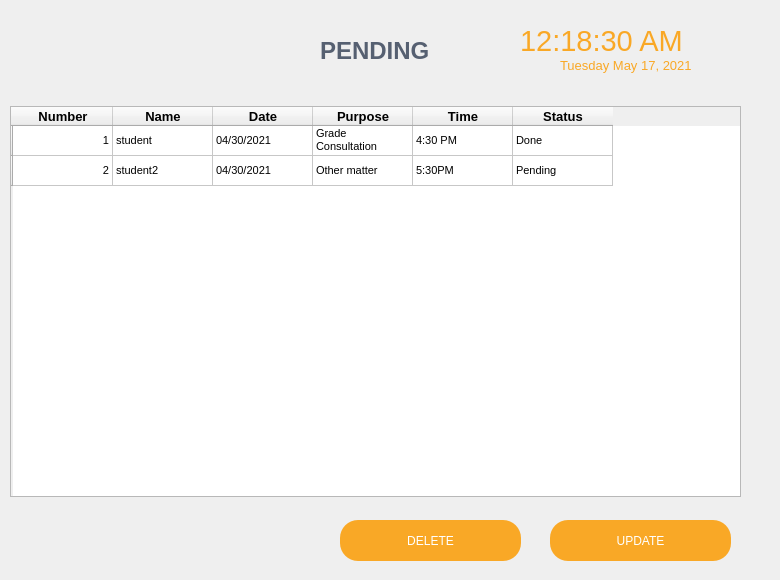
   <widget class="QWidget" name="Pending">
    <widget class="QTableWidget" name="tableWidget_4">
     <property name="geometry">
      <rect>
       <x>10</x>
       <y>106</y>
       <width>731</width>
       <height>391</height>
      </rect>
     </property>
     <property name="sizePolicy">
      <sizepolicy hsizetype="Preferred" vsizetype="Preferred">
       <horstretch>0</horstretch>
       <verstretch>0</verstretch>
      </sizepolicy>
     </property>
     <property name="maximumSize">
      <size>
       <width>16777215</width>
       <height>16777215</height>
      </size>
     </property>
     <property name="font">
      <font>
       <family>MS Shell Dlg 2</family>
       <pointsize>8</pointsize>
       <weight>50</weight>
       <italic>false</italic>
       <bold>false</bold>
      </font>
     </property>
     <property name="styleSheet">
      <string notr="true"/>
     </property>
     <row>
      <property name="text">
       <string/>
      </property>
     </row>
     <row>
      <property name="text">
       <string/>
      </property>
     </row>
     <column>
      <property name="text">
       <string>Number</string>
      </property>
      <property name="font">
       <font>
        <pointsize>10</pointsize>
        <weight>75</weight>
        <bold>true</bold>
       </font>
      </property>
     </column>
     <column>
      <property name="text">
       <string>Name</string>
      </property>
      <property name="font">
       <font>
        <pointsize>10</pointsize>
        <weight>75</weight>
        <bold>true</bold>
       </font>
      </property>
     </column>
     <column>
      <property name="text">
       <string>Date</string>
      </property>
      <property name="font">
       <font>
        <pointsize>10</pointsize>
        <weight>75</weight>
        <bold>true</bold>
       </font>
      </property>
     </column>
     <column>
      <property name="text">
       <string>Purpose</string>
      </property>
      <property name="font">
       <font>
        <pointsize>10</pointsize>
        <weight>75</weight>
        <bold>true</bold>
       </font>
      </property>
     </column>
     <column>
      <property name="text">
       <string>Time</string>
      </property>
      <property name="font">
       <font>
        <pointsize>10</pointsize>
        <weight>75</weight>
        <bold>true</bold>
       </font>
      </property>
     </column>
     <column>
      <property name="text">
       <string>Status</string>
      </property>
      <property name="font">
       <font>
        <pointsize>10</pointsize>
        <weight>75</weight>
        <bold>true</bold>
       </font>
      </property>
     </column>
     <item row="0" column="0">
      <property name="text">
       <string>1</string>
      </property>
      <property name="textAlignment">
       <set>AlignTrailing|AlignVCenter</set>
      </property>
     </item>
     <item row="0" column="1">
      <property name="text">
       <string>student</string>
      </property>
     </item>
     <item row="0" column="2">
      <property name="text">
       <string>04/30/2021</string>
      </property>
     </item>
     <item row="0" column="3">
      <property name="text">
       <string>Grade Consultation</string>
      </property>
     </item>
     <item row="0" column="4">
      <property name="text">
       <string>4:30 PM</string>
      </property>
     </item>
     <item row="0" column="5">
      <property name="text">
       <string>Done</string>
      </property>
     </item>
     <item row="1" column="0">
      <property name="text">
       <string>2</string>
      </property>
      <property name="textAlignment">
       <set>AlignTrailing|AlignVCenter</set>
      </property>
     </item>
     <item row="1" column="1">
      <property name="text">
       <string>student2</string>
      </property>
     </item>
     <item row="1" column="2">
      <property name="text">
       <string>04/30/2021</string>
      </property>
     </item>
     <item row="1" column="3">
      <property name="text">
       <string>Other matter</string>
      </property>
     </item>
     <item row="1" column="4">
      <property name="text">
       <string>5:30PM</string>
      </property>
     </item>
     <item row="1" column="5">
      <property name="text">
       <string>Pending</string>
      </property>
     </item>
    </widget>
    <widget class="QGroupBox" name="groupBox_3">
     <property name="geometry">
      <rect>
       <x>330</x>
       <y>510</y>
       <width>411</width>
       <height>61</height>
      </rect>
     </property>
     <property name="styleSheet">
      <string notr="true">QPushButton {

	
	color: rgb(255, 255, 255);
	background-color: rgb(249, 168, 38);
border: 0px solid;
border-radius: 18px;
}

QPushButton:hover {
	
	
	background-color: rgb(94, 34, 127);
	color: rgb(255, 255, 255);
}
QGroupBox {
background-color: rgba(0,0,0,0%);
border: 0px;

}
</string>
     </property>
     <property name="title">
      <string/>
     </property>
     <widget class="QPushButton" name="delete_buttn">
      <property name="geometry">
       <rect>
        <x>10</x>
        <y>10</y>
        <width>181</width>
        <height>41</height>
       </rect>
      </property>
      <property name="text">
       <string>DELETE</string>
      </property>
     </widget>
     <widget class="QPushButton" name="update_buttn">
      <property name="geometry">
       <rect>
        <x>220</x>
        <y>10</y>
        <width>181</width>
        <height>41</height>
       </rect>
      </property>
      <property name="text">
       <string>UPDATE</string>
      </property>
     </widget>
    </widget>
    <widget class="QLabel" name="label_24">
     <property name="geometry">
      <rect>
       <x>280</x>
       <y>10</y>
       <width>461</width>
       <height>81</height>
      </rect>
     </property>
     <property name="maximumSize">
      <size>
       <width>1000</width>
       <height>100</height>
      </size>
     </property>
     <property name="text">
      <string/>
     </property>
    </widget>
    <widget class="QLabel" name="Time_label_2">
     <property name="geometry">
      <rect>
       <x>520</x>
       <y>10</y>
       <width>211</width>
       <height>61</height>
      </rect>
     </property>
     <property name="font">
      <font>
       <family>Nirmala UI</family>
       <pointsize>22</pointsize>
       <weight>50</weight>
       <bold>false</bold>
      </font>
     </property>
     <property name="styleSheet">
      <string notr="true">background-color: rgb(249, 168, 38);
background-color: rgba(0,0,0,0%);
color: rgb(249, 168, 38);</string>
     </property>
     <property name="text">
      <string>12:18:30 AM</string>
     </property>
    </widget>
    <widget class="QLabel" name="date_label_2">
     <property name="geometry">
      <rect>
       <x>560</x>
       <y>50</y>
       <width>211</width>
       <height>31</height>
      </rect>
     </property>
     <property name="font">
      <font>
       <family>Nirmala UI</family>
       <pointsize>10</pointsize>
       <weight>50</weight>
       <bold>false</bold>
      </font>
     </property>
     <property name="styleSheet">
      <string notr="true">background-color: rgb(249, 168, 38);
color: rgb(249, 168, 38);
background-color: rgba(0,0,0,0%);</string>
     </property>
     <property name="text">
      <string>Tuesday May 17, 2021</string>
     </property>
    </widget>
    <widget class="QLabel" name="label_25">
     <property name="geometry">
      <rect>
       <x>320</x>
       <y>20</y>
       <width>161</width>
       <height>61</height>
      </rect>
     </property>
     <property name="font">
      <font>
       <family>Nirmala UI</family>
       <pointsize>18</pointsize>
       <weight>75</weight>
       <bold>true</bold>
      </font>
     </property>
     <property name="styleSheet">
      <string notr="true">color: rgb(86, 96, 113);
background-color: rgba(0,0,0,0%);</string>
     </property>
     <property name="text">
      <string>PENDING</string>
     </property>
    </widget>
   </widget>
